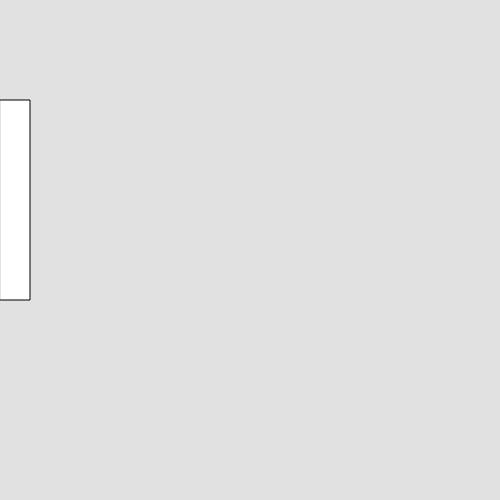
Frame 1 (no input)
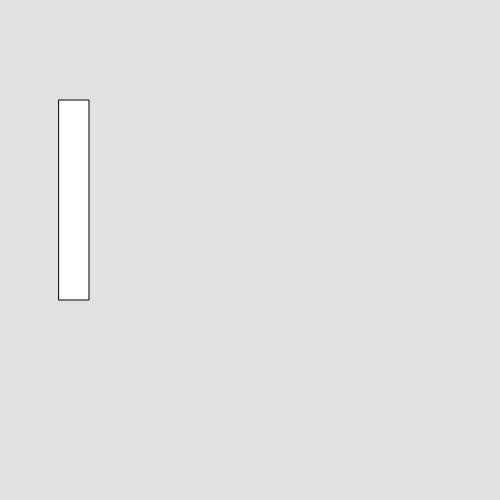
Frame 60 (no input)
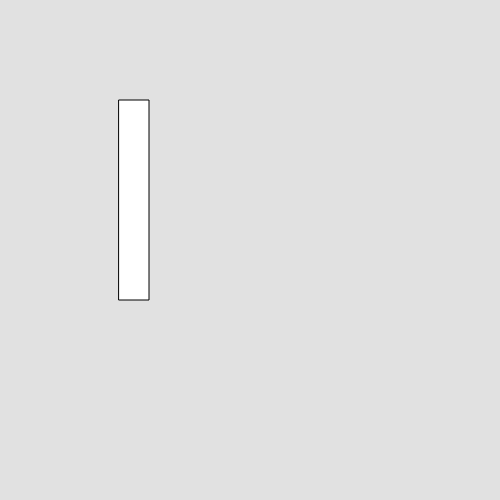
Frame 120 (the mouse pressed at the canvas centre since frame 60)

The p5.js sketch that drew these frames (run headless with seeded random() and noise() and a simulated clock; from frame 60 on, the mouse is pressed at the canvas centre):

// p5.js sketch
// ── sketch.js
function setup()
{
    createCanvas(500,500);
    
}

var x = 0;
function draw()
{
    background(225);
    rect(x,100,30,200);
    x++;
       
}
